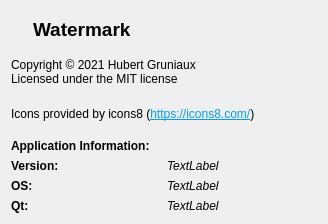
<?xml version="1.0" encoding="UTF-8"?>
<ui version="4.0">
 <class>AboutDialog</class>
 <widget class="QDialog" name="AboutDialog">
  <property name="geometry">
   <rect>
    <x>0</x>
    <y>0</y>
    <width>328</width>
    <height>224</height>
   </rect>
  </property>
  <property name="windowTitle">
   <string>About</string>
  </property>
  <property name="windowIcon">
   <iconset>
    <normaloff>:/icons/48px/about</normaloff>:/icons/48px/about</iconset>
  </property>
  <layout class="QVBoxLayout" name="verticalLayout">
   <item>
    <layout class="QHBoxLayout" name="horizontalLayout" stretch="0,1">
     <property name="spacing">
      <number>15</number>
     </property>
     <item>
      <widget class="QLabel" name="label">
       <property name="text">
        <string/>
       </property>
       <property name="pixmap">
        <pixmap>:/icons/48px/watermark</pixmap>
       </property>
      </widget>
     </item>
     <item>
      <widget class="QLabel" name="label_2">
       <property name="font">
        <font>
         <pointsize>14</pointsize>
         <weight>75</weight>
         <bold>true</bold>
        </font>
       </property>
       <property name="text">
        <string notr="true">Watermark</string>
       </property>
       <property name="alignment">
        <set>Qt::AlignLeading|Qt::AlignLeft|Qt::AlignVCenter</set>
       </property>
      </widget>
     </item>
    </layout>
   </item>
   <item>
    <widget class="QLabel" name="label_6">
     <property name="text">
      <string>Copyright © 2021 Hubert Gruniaux
Licensed under the MIT license</string>
     </property>
    </widget>
   </item>
   <item>
    <widget class="QLabel" name="icons8Label">
     <property name="text">
      <string>&lt;html&gt;&lt;head/&gt;&lt;body&gt;&lt;p&gt;Icons provided by icons8 (&lt;a href=&quot;https://icons8.com/&quot;&gt;&lt;span style=&quot; text-decoration: underline; color:#009dff;&quot;&gt;https://icons8.com/&lt;/span&gt;&lt;/a&gt;)&lt;/p&gt;&lt;/body&gt;&lt;/html&gt;</string>
     </property>
     <property name="textFormat">
      <enum>Qt::RichText</enum>
     </property>
    </widget>
   </item>
   <item>
    <layout class="QGridLayout" name="gridLayout">
     <item row="3" column="1">
      <widget class="QLabel" name="labelQt">
       <property name="font">
        <font>
         <italic>true</italic>
        </font>
       </property>
       <property name="text">
        <string notr="true">TextLabel</string>
       </property>
      </widget>
     </item>
     <item row="1" column="1">
      <widget class="QLabel" name="labelVersion">
       <property name="font">
        <font>
         <italic>true</italic>
        </font>
       </property>
       <property name="text">
        <string notr="true">TextLabel</string>
       </property>
      </widget>
     </item>
     <item row="2" column="0">
      <widget class="QLabel" name="label_3">
       <property name="font">
        <font>
         <weight>75</weight>
         <bold>true</bold>
        </font>
       </property>
       <property name="text">
        <string>OS:</string>
       </property>
      </widget>
     </item>
     <item row="2" column="1">
      <widget class="QLabel" name="labelOS">
       <property name="font">
        <font>
         <italic>true</italic>
        </font>
       </property>
       <property name="text">
        <string notr="true">TextLabel</string>
       </property>
      </widget>
     </item>
     <item row="3" column="0">
      <widget class="QLabel" name="label_4">
       <property name="font">
        <font>
         <weight>75</weight>
         <bold>true</bold>
        </font>
       </property>
       <property name="text">
        <string>Qt:</string>
       </property>
      </widget>
     </item>
     <item row="1" column="0">
      <widget class="QLabel" name="label_5">
       <property name="font">
        <font>
         <weight>75</weight>
         <bold>true</bold>
        </font>
       </property>
       <property name="text">
        <string>Version:</string>
       </property>
      </widget>
     </item>
     <item row="0" column="0">
      <widget class="QLabel" name="label_8">
       <property name="font">
        <font>
         <weight>75</weight>
         <bold>true</bold>
        </font>
       </property>
       <property name="text">
        <string>Application Information:</string>
       </property>
      </widget>
     </item>
    </layout>
   </item>
  </layout>
 </widget>
 <resources>
  <include location="../ressources/icons.qrc"/>
 </resources>
 <connections/>
</ui>
